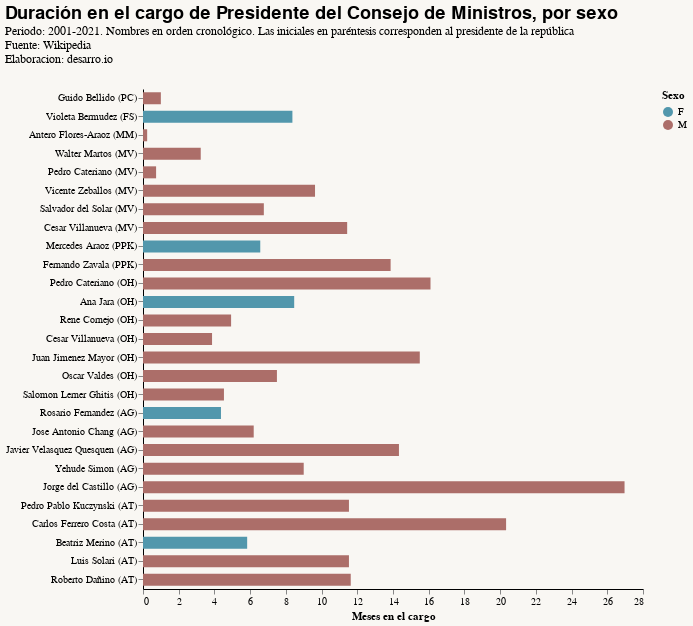

Notebook source saved alongside this figure:
### Code cell
vis = alt.Chart(df).mark_bar(size=12).encode(
    y = alt.Y('Nombre2:N',
              sort=list(df['Nombre']),
              title=None),
    x = alt.X('Meses en el cargo:Q'),
    color = 'Sexo:N',
    #row = 'Departamento'
).properties(
    title={
        'text': 'Duración en el cargo de Presidente del Consejo de Ministros, por sexo',
        'subtitle': ['Periodo: 2001-2021. Nombres en orden cronológico. Las iniciales en paréntesis corresponden al presidente de la república',
                     'Fuente: Wikipedia',
                     'Elaboracion: desarro.io'],
        "subtitleFont": "Sanchez",
    },
    width = 500,
    height = 500
)
vis

### Figure 1 — Vega-Lite specification as saved in the notebook (floating-point values rounded to 4 significant figures)
{"width": 500, "height": 500, "config": {"title": {"font": "Sanchez", "fontSize": 18, "fontWeight": 600, "fontColor": "#000000", "offset": 24, "anchor": "start"}, "axisX": {"labelFont": "Sanchez", "titleFont": "Sanchez", "domainColor": "#000000", "grid": false, "domain": true}, "axisY": {"labelFont": "Sanchez", "titleFont": "Sanchez", "domainColor": "#000000", "domain": true}, "header": {"labelFont": "Sanchez", "titleFont": "Sanchez"}, "range": {"category": ["#5297AC", "#ac6e69", "#4ba479", "#e2a920", "#BAA6A5", "#A6C6C1", "#55b748", "#5c5859", "#db2b27"], "diverging": ["#cfe8f3", "#a2d4ec", "#73bfe2", "#46abdb", "#1696d2", "#12719e"]}, "view": {"stroke": "transparent"}, "legend": {"labelFont": "Sanchez", "titleFont": "Sanchez", "symbolType": "circle", "padding": 1}, "area": {"fill": "#5297AC"}, "line": {"color": "#5297AC", "stroke": "#5297AC", "strokeWidth": 4}, "trail": {"color": "#ff0800", "stroke": "#ff0800", "strokeWidth": 100, "size": 50}, "path": {"stroke": "#ff0800", "strokeWidth": 0.1}, "point": {"filled": true, "opacity": 1, "size": 100}, "circle": {"filled": true, "opacity": 1, "size": 100, "color": "#5297AC"}, "text": {"font": "Sanchez", "color": "#808080", "fontSize": 11, "align": "right", "fontWeight": 400, "size": 11}, "bar": {"binSpacing": 1, "continuousBandSize": 30, "discreteBandSize": 30, "fill": "#5297AC", "stroke": false}, "background": "#F9F7F3"}, "data": {"name": "data-f2be364a1dd3274da8066449f22ce69d"}, "mark": {"type": "bar", "size": 12}, "encoding": {"color": {"type": "nominal", "field": "Sexo"}, "x": {"type": "quantitative", "field": "Meses en el cargo"}, "y": {"type": "nominal", "field": "Nombre2", "sort": ["Guido Bellido", "Violeta Bermudez", "Antero Flores-Araoz", "Walter Martos", "Pedro Cateriano", "Vicente Zeballos", "Salvador del Solar", "Cesar Villanueva", "Mercedes Araoz", "Fernando Zavala", "Pedro Cateriano", "Ana Jara", "Rene Cornejo", "Cesar Villanueva", "Juan Jimenez Mayor", "Oscar Valdes", "Salomon Lerner Ghitis", "Rosario Fernandez", "Jose Antonio Chang", "Javier Velasquez Quesquen", "Yehude Simon", "Jorge del Castillo", "Pedro Pablo Kuczynski", "Carlos Ferrero Costa", "Beatriz Merino", "Luis Solari", "Roberto Dañino"], "title": null}}, "title": {"text": "Duración en el cargo de Presidente del Consejo de Ministros, por sexo", "subtitle": ["Periodo: 2001-2021. Nombres en orden cronológico. Las iniciales en paréntesis corresponden al presidente de la república", "Fuente: Wikipedia", "Elaboracion: desarro.io"], "subtitleFont": "Sanchez"}, "$schema": "https://vega.github.io/schema/vega-lite/v4.8.1.json", "datasets": {"data-f2be364a1dd3274da8066449f22ce69d": [{"Nombre": "Guido Bellido", "Sexo": "M", "Fecha de nacimiento": "1979-08-07T00:00:00", "Departamento": "Cusco", "Fecha de juramentacion": "2021-07-27T00:00:00", "Edad al juramentar": 41, "Fecha final": "2021-08-26T00:00:00", "Meses en el cargo": 1.0, "Nacida/o en Lima?": "Fuera de Lima", "Presidente": "PC", "Nombre2": "Guido Bellido (PC)"}, {"Nombre": "Violeta Bermudez", "Sexo": "F", "Fecha de nacimiento": "1961-08-12T00:00:00", "Departamento": "Lima", "Fecha de juramentacion": "2020-11-18T00:00:00", "Edad al juramentar": 59, "Fecha final": "2021-07-27T00:00:00", "Meses en el cargo": 8.367, "Nacida/o en Lima?": "En Lima", "Presidente": "FS", "Nombre2": "Violeta Bermudez (FS)"}, {"Nombre": "Antero Flores-Araoz", "Sexo": "M", "Fecha de nacimiento": "1942-02-28T00:00:00", "Departamento": "Lima", "Fecha de juramentacion": "2020-11-11T00:00:00", "Edad al juramentar": 78, "Fecha final": "2020-11-18T00:00:00", "Meses en el cargo": 0.2333, "Nacida/o en Lima?": "En Lima", "Presidente": "MM", "Nombre2": "Antero Flores-Araoz (MM)"}, {"Nombre": "Walter Martos", "Sexo": "M", "Fecha de nacimiento": "1957-02-11T00:00:00", "Departamento": "Cajamarca", "Fecha de juramentacion": "2020-08-06T00:00:00", "Edad al juramentar": 63, "Fecha final": "2020-11-11T00:00:00", "Meses en el cargo": 3.233, "Nacida/o en Lima?": "Fuera de Lima", "Presidente": "MV", "Nombre2": "Walter Martos (MV)"}, {"Nombre": "Pedro Cateriano", "Sexo": "M", "Fecha de nacimiento": "1958-06-26T00:00:00", "Departamento": "Lima", "Fecha de juramentacion": "2020-07-15T00:00:00", "Edad al juramentar": 62, "Fecha final": "2020-08-06T00:00:00", "Meses en el cargo": 0.7333, "Nacida/o en Lima?": "En Lima", "Presidente": "MV", "Nombre2": "Pedro Cateriano (MV)"}, {"Nombre": "Vicente Zeballos", "Sexo": "M", "Fecha de nacimiento": "1963-05-10T00:00:00", "Departamento": "Tacna", "Fecha de juramentacion": "2019-09-30T00:00:00", "Edad al juramentar": 56, "Fecha final": "2020-07-15T00:00:00", "Meses en el cargo": 9.633, "Nacida/o en Lima?": "Fuera de Lima", "Presidente": "MV", "Nombre2": "Vicente Zeballos (MV)"}, {"Nombre": "Salvador del Solar", "Sexo": "M", "Fecha de nacimiento": "1970-05-01T00:00:00", "Departamento": "Lima", "Fecha de juramentacion": "2019-03-11T00:00:00", "Edad al juramentar": 48, "Fecha final": "2019-09-30T00:00:00", "Meses en el cargo": 6.767, "Nacida/o en Lima?": "En Lima", "Presidente": "MV", "Nombre2": "Salvador del Solar (MV)"}, {"Nombre": "Cesar Villanueva", "Sexo": "M", "Fecha de nacimiento": "1946-08-05T00:00:00", "Departamento": "San Martin", "Fecha de juramentacion": "2018-04-02T00:00:00", "Edad al juramentar": 71, "Fecha final": "2019-03-11T00:00:00", "Meses en el cargo": 11.43, "Nacida/o en Lima?": "Fuera de Lima", "Presidente": "MV", "Nombre2": "Cesar Villanueva (MV)"}, {"Nombre": "Mercedes Araoz", "Sexo": "F", "Fecha de nacimiento": "1961-08-05T00:00:00", "Departamento": "Lima", "Fecha de juramentacion": "2017-09-17T00:00:00", "Edad al juramentar": 56, "Fecha final": "2018-04-02T00:00:00", "Meses en el cargo": 6.567, "Nacida/o en Lima?": "En Lima", "Presidente": "PPK", "Nombre2": "Mercedes Araoz (PPK)"}, {"Nombre": "Fernando Zavala", "Sexo": "M", "Fecha de nacimiento": "1971-02-19T00:00:00", "Departamento": "Tacna", "Fecha de juramentacion": "2016-07-28T00:00:00", "Edad al juramentar": 45, "Fecha final": "2017-09-17T00:00:00", "Meses en el cargo": 13.87, "Nacida/o en Lima?": "Fuera de Lima", "Presidente": "PPK", "Nombre2": "Fernando Zavala (PPK)"}, {"Nombre": "Pedro Cateriano", "Sexo": "M", "Fecha de nacimiento": "1958-06-26T00:00:00", "Departamento": "Lima", "Fecha de juramentacion": "2015-04-02T00:00:00", "Edad al juramentar": 56, "Fecha final": "2016-07-28T00:00:00", "Meses en el cargo": 16.1, "Nacida/o en Lima?": "En Lima", "Presidente": "OH", "Nombre2": "Pedro Cateriano (OH)"}, {"Nombre": "Ana Jara", "Sexo": "F", "Fecha de nacimiento": "1968-05-11T00:00:00", "Departamento": "Ica", "Fecha de juramentacion": "2014-07-22T00:00:00", "Edad al juramentar": 46, "Fecha final": "2015-04-02T00:00:00", "Meses en el cargo": 8.467, "Nacida/o en Lima?": "Fuera de Lima", "Presidente": "OH", "Nombre2": "Ana Jara (OH)"}, {"Nombre": "Rene Cornejo", "Sexo": "M", "Fecha de nacimiento": "1962-01-06T00:00:00", "Departamento": "Arequipa", "Fecha de juramentacion": "2014-02-24T00:00:00", "Edad al juramentar": 52, "Fecha final": "2014-07-22T00:00:00", "Meses en el cargo": 4.933, "Nacida/o en Lima?": "Fuera de Lima", "Presidente": "OH", "Nombre2": "Rene Cornejo (OH)"}, {"Nombre": "Cesar Villanueva", "Sexo": "M", "Fecha de nacimiento": "1946-08-05T00:00:00", "Departamento": "San Martin", "Fecha de juramentacion": "2013-10-31T00:00:00", "Edad al juramentar": 67, "Fecha final": "2014-02-24T00:00:00", "Meses en el cargo": 3.867, "Nacida/o en Lima?": "Fuera de Lima", "Presidente": "OH", "Nombre2": "Cesar Villanueva (OH)"}, {"Nombre": "Juan Jimenez Mayor", "Sexo": "M", "Fecha de nacimiento": "1964-08-05T00:00:00", "Departamento": "Lima", "Fecha de juramentacion": "2012-07-23T00:00:00", "Edad al juramentar": 47, "Fecha final": "2013-10-31T00:00:00", "Meses en el cargo": 15.5, "Nacida/o en Lima?": "En Lima", "Presidente": "OH", "Nombre2": "Juan Jimenez Mayor (OH)"}, {"Nombre": "Oscar Valdes", "Sexo": "M", "Fecha de nacimiento": "1949-04-03T00:00:00", "Departamento": "Tacna", "Fecha de juramentacion": "2011-12-11T00:00:00", "Edad al juramentar": 62, "Fecha final": "2012-07-23T00:00:00", "Meses en el cargo": 7.5, "Nacida/o en Lima?": "Fuera de Lima", "Presidente": "OH", "Nombre2": "Oscar Valdes (OH)"}, {"Nombre": "Salomon Lerner Ghitis", "Sexo": "M", "Fecha de nacimiento": "1946-02-04T00:00:00", "Departamento": "Lima", "Fecha de juramentacion": "2011-07-28T00:00:00", "Edad al juramentar": 65, "Fecha final": "2011-12-11T00:00:00", "Meses en el cargo": 4.533, "Nacida/o en Lima?": "En Lima", "Presidente": "OH", "Nombre2": "Salomon Lerner Ghitis (OH)"}, {"Nombre": "Rosario Fernandez", "Sexo": "F", "Fecha de nacimiento": "1955-11-09T00:00:00", "Departamento": "Lima", "Fecha de juramentacion": "2011-03-19T00:00:00", "Edad al juramentar": 55, "Fecha final": "2011-07-28T00:00:00", "Meses en el cargo": 4.367, "Nacida/o en Lima?": "En Lima", "Presidente": "AG", "Nombre2": "Rosario Fernandez (AG)"}, {"Nombre": "Jose Antonio Chang", "Sexo": "M", "Fecha de nacimiento": "1958-05-19T00:00:00", "Departamento": "Lima", "Fecha de juramentacion": "2010-09-14T00:00:00", "Edad al juramentar": 52, "Fecha final": "2011-03-19T00:00:00", "Meses en el cargo": 6.2, "Nacida/o en Lima?": "En Lima", "Presidente": "AG", "Nombre2": "Jose Antonio Chang (AG)"}, {"Nombre": "Javier Velasquez Quesquen", "Sexo": "M", "Fecha de nacimiento": "1960-03-12T00:00:00", "Departamento": "Lambayeque", "Fecha de juramentacion": "2009-07-11T00:00:00", "Edad al juramentar": 49, "Fecha final": "2010-09-14T00:00:00", "Meses en el cargo": 14.33, "Nacida/o en Lima?": "Fuera de Lima", "Presidente": "AG", "Nombre2": "Javier Velasquez Quesquen (AG)"}, {"Nombre": "Yehude Simon", "Sexo": "M", "Fecha de nacimiento": "1947-07-18T00:00:00", "Departamento": "Lima", "Fecha de juramentacion": "2008-10-14T00:00:00", "Edad al juramentar": 61, "Fecha final": "2009-07-11T00:00:00", "Meses en el cargo": 9.0, "Nacida/o en Lima?": "En Lima", "Presidente": "AG", "Nombre2": "Yehude Simon (AG)"}, {"Nombre": "Jorge del Castillo", "Sexo": "M", "Fecha de nacimiento": "1950-07-02T00:00:00", "Departamento": "Lima", "Fecha de juramentacion": "2006-07-28T00:00:00", "Edad al juramentar": 56, "Fecha final": "2008-10-14T00:00:00", "Meses en el cargo": 26.97, "Nacida/o en Lima?": "En Lima", "Presidente": "AG", "Nombre2": "Jorge del Castillo (AG)"}, {"Nombre": "Pedro Pablo Kuczynski", "Sexo": "M", "Fecha de nacimiento": "1938-10-03T00:00:00", "Departamento": "Lima", "Fecha de juramentacion": "2005-08-16T00:00:00", "Edad al juramentar": 66, "Fecha final": "2006-07-28T00:00:00", "Meses en el cargo": 11.53, "Nacida/o en Lima?": "En Lima", "Presidente": "AT", "Nombre2": "Pedro Pablo Kuczynski (AT)"}, {"Nombre": "Carlos Ferrero Costa", "Sexo": "M", "Fecha de nacimiento": "1941-02-07T00:00:00", "Departamento": "Lima", "Fecha de juramentacion": "2003-12-15T00:00:00", "Edad al juramentar": 62, "Fecha final": "2005-08-16T00:00:00", "Meses en el cargo": 20.33, "Nacida/o en Lima?": "En Lima", "Presidente": "AT", "Nombre2": "Carlos Ferrero Costa (AT)"}, {"Nombre": "Beatriz Merino", "Sexo": "F", "Fecha de nacimiento": "1947-11-15T00:00:00", "Departamento": "Lima", "Fecha de juramentacion": "2003-06-23T00:00:00", "Edad al juramentar": 55, "Fecha final": "2003-12-15T00:00:00", "Meses en el cargo": 5.833, "Nacida/o en Lima?": "En Lima", "Presidente": "AT", "Nombre2": "Beatriz Merino (AT)"}, {"Nombre": "Luis Solari", "Sexo": "M", "Fecha de nacimiento": "1948-01-28T00:00:00", "Departamento": "Lima", "Fecha de juramentacion": "2002-07-12T00:00:00", "Edad al juramentar": 54, "Fecha final": "2003-06-23T00:00:00", "Meses en el cargo": 11.53, "Nacida/o en Lima?": "En Lima", "Presidente": "AT", "Nombre2": "Luis Solari (AT)"}, {"Nombre": "Roberto Dañino", "Sexo": "M", "Fecha de nacimiento": "1951-03-02T00:00:00", "Departamento": "Lima", "Fecha de juramentacion": "2001-07-28T00:00:00", "Edad al juramentar": 50, "Fecha final": "2002-07-12T00:00:00", "Meses en el cargo": 11.63, "Nacida/o en Lima?": "En Lima", "Presidente": "AT", "Nombre2": "Roberto Dañino (AT)"}]}}
